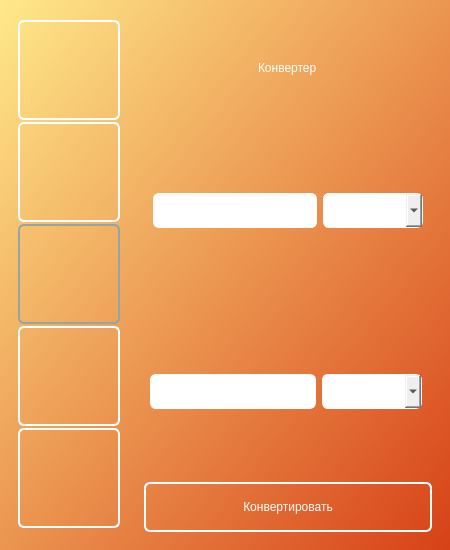
<?xml version="1.0" encoding="UTF-8"?>
<ui version="4.0">
 <class>Dialog</class>
 <widget class="QDialog" name="Dialog">
  <property name="geometry">
   <rect>
    <x>0</x>
    <y>0</y>
    <width>450</width>
    <height>550</height>
   </rect>
  </property>
  <property name="minimumSize">
   <size>
    <width>450</width>
    <height>550</height>
   </size>
  </property>
  <property name="maximumSize">
   <size>
    <width>700</width>
    <height>700</height>
   </size>
  </property>
  <property name="windowTitle">
   <string>Dialog</string>
  </property>
  <layout class="QHBoxLayout" name="horizontalLayout">
   <property name="leftMargin">
    <number>0</number>
   </property>
   <property name="topMargin">
    <number>0</number>
   </property>
   <property name="rightMargin">
    <number>0</number>
   </property>
   <property name="bottomMargin">
    <number>0</number>
   </property>
   <item>
    <widget class="QWidget" name="bgwidget" native="true">
     <property name="styleSheet">
      <string notr="true">QWidget #bgwidget {
background-color: qlineargradient(spread:pad, x1:0, y1:0, x2:1, y2:1, stop:0 rgba(255, 233, 138, 255), stop:1 rgba(215, 65, 23, 255));
}</string>
     </property>
     <layout class="QHBoxLayout" name="horizontalLayout_2">
      <item>
       <widget class="QFrame" name="menu">
        <property name="minimumSize">
         <size>
          <width>120</width>
          <height>0</height>
         </size>
        </property>
        <property name="maximumSize">
         <size>
          <width>100</width>
          <height>16777215</height>
         </size>
        </property>
        <property name="autoFillBackground">
         <bool>false</bool>
        </property>
        <property name="frameShape">
         <enum>QFrame::NoFrame</enum>
        </property>
        <property name="frameShadow">
         <enum>QFrame::Raised</enum>
        </property>
        <layout class="QVBoxLayout" name="verticalLayout">
         <property name="spacing">
          <number>0</number>
         </property>
         <property name="rightMargin">
          <number>9</number>
         </property>
         <item>
          <widget class="QPushButton" name="width">
           <property name="minimumSize">
            <size>
             <width>0</width>
             <height>100</height>
            </size>
           </property>
           <property name="maximumSize">
            <size>
             <width>16777215</width>
             <height>16777215</height>
            </size>
           </property>
           <property name="cursor">
            <cursorShape>PointingHandCursor</cursorShape>
           </property>
           <property name="styleSheet">
            <string notr="true">background-color: rgba(255, 255, 255, 0);
border: 2px solid white;
border-radius: 6px;</string>
           </property>
           <property name="text">
            <string/>
           </property>
           <property name="icon">
            <iconset>
             <normaloff>../images/icons8-линейка-96.png</normaloff>../images/icons8-линейка-96.png</iconset>
           </property>
           <property name="iconSize">
            <size>
             <width>40</width>
             <height>40</height>
            </size>
           </property>
          </widget>
         </item>
         <item>
          <widget class="QPushButton" name="weight">
           <property name="minimumSize">
            <size>
             <width>0</width>
             <height>100</height>
            </size>
           </property>
           <property name="cursor">
            <cursorShape>PointingHandCursor</cursorShape>
           </property>
           <property name="styleSheet">
            <string notr="true">background-color: rgba(255, 255, 255, 0);
border: 2px solid white;
border-radius: 6px;</string>
           </property>
           <property name="text">
            <string/>
           </property>
           <property name="icon">
            <iconset>
             <normaloff>../images/icons8-вес-96.png</normaloff>../images/icons8-вес-96.png</iconset>
           </property>
           <property name="iconSize">
            <size>
             <width>40</width>
             <height>40</height>
            </size>
           </property>
          </widget>
         </item>
         <item>
          <widget class="QPushButton" name="time">
           <property name="minimumSize">
            <size>
             <width>0</width>
             <height>100</height>
            </size>
           </property>
           <property name="cursor">
            <cursorShape>PointingHandCursor</cursorShape>
           </property>
           <property name="styleSheet">
            <string notr="true">background-color: rgba(255, 255, 255, 0);
border: 2px solid #95A5A6;
border-radius: 6px;</string>
           </property>
           <property name="text">
            <string/>
           </property>
           <property name="icon">
            <iconset>
             <normaloff>../images/время.png</normaloff>../images/время.png</iconset>
           </property>
           <property name="iconSize">
            <size>
             <width>40</width>
             <height>40</height>
            </size>
           </property>
          </widget>
         </item>
         <item>
          <widget class="QPushButton" name="temperature">
           <property name="minimumSize">
            <size>
             <width>0</width>
             <height>100</height>
            </size>
           </property>
           <property name="cursor">
            <cursorShape>PointingHandCursor</cursorShape>
           </property>
           <property name="styleSheet">
            <string notr="true">background-color: rgba(255, 255, 255, 0);
border: 2px solid white;
border-radius: 6px;</string>
           </property>
           <property name="text">
            <string/>
           </property>
           <property name="icon">
            <iconset>
             <normaloff>../images/icons8-температура-96.png</normaloff>../images/icons8-температура-96.png</iconset>
           </property>
           <property name="iconSize">
            <size>
             <width>40</width>
             <height>40</height>
            </size>
           </property>
          </widget>
         </item>
         <item>
          <widget class="QPushButton" name="speed">
           <property name="minimumSize">
            <size>
             <width>0</width>
             <height>100</height>
            </size>
           </property>
           <property name="cursor">
            <cursorShape>PointingHandCursor</cursorShape>
           </property>
           <property name="styleSheet">
            <string notr="true">background-color: rgba(255, 255, 255, 0);
border: 2px solid white;
border-radius: 6px;</string>
           </property>
           <property name="text">
            <string/>
           </property>
           <property name="icon">
            <iconset>
             <normaloff>../images/icons8-fast-download-96.png</normaloff>../images/icons8-fast-download-96.png</iconset>
           </property>
           <property name="iconSize">
            <size>
             <width>40</width>
             <height>40</height>
            </size>
           </property>
          </widget>
         </item>
        </layout>
       </widget>
      </item>
      <item>
       <widget class="QFrame" name="main_frame">
        <property name="frameShape">
         <enum>QFrame::NoFrame</enum>
        </property>
        <property name="frameShadow">
         <enum>QFrame::Raised</enum>
        </property>
        <layout class="QVBoxLayout" name="verticalLayout_2">
         <item alignment="Qt::AlignHCenter">
          <widget class="QFrame" name="name_frame">
           <property name="maximumSize">
            <size>
             <width>16777215</width>
             <height>100</height>
            </size>
           </property>
           <property name="frameShape">
            <enum>QFrame::NoFrame</enum>
           </property>
           <property name="frameShadow">
            <enum>QFrame::Raised</enum>
           </property>
           <layout class="QHBoxLayout" name="horizontalLayout_6">
            <item alignment="Qt::AlignRight">
             <widget class="QLabel" name="name">
              <property name="maximumSize">
               <size>
                <width>16777215</width>
                <height>16777215</height>
               </size>
              </property>
              <property name="baseSize">
               <size>
                <width>190</width>
                <height>80</height>
               </size>
              </property>
              <property name="styleSheet">
               <string notr="true">color: rgb(255, 255, 255);
font: 87 26pt &quot;Segoe UI Black&quot;;
</string>
              </property>
              <property name="frameShape">
               <enum>QFrame::NoFrame</enum>
              </property>
              <property name="text">
               <string>Конвертер</string>
              </property>
             </widget>
            </item>
           </layout>
          </widget>
         </item>
         <item>
          <widget class="QFrame" name="input_frame">
           <property name="maximumSize">
            <size>
             <width>16777215</width>
             <height>200</height>
            </size>
           </property>
           <property name="frameShape">
            <enum>QFrame::NoFrame</enum>
           </property>
           <property name="frameShadow">
            <enum>QFrame::Raised</enum>
           </property>
           <layout class="QHBoxLayout" name="horizontalLayout_3">
            <item>
             <widget class="QLineEdit" name="value_input">
              <property name="minimumSize">
               <size>
                <width>0</width>
                <height>35</height>
               </size>
              </property>
              <property name="styleSheet">
               <string notr="true">background-color: rgba(255, 255, 255);
border: 2px solid white;
border-radius: 6px;
font: 14pt &quot;MS Shell Dlg 2&quot;;</string>
              </property>
             </widget>
            </item>
            <item>
             <widget class="QComboBox" name="input_units">
              <property name="minimumSize">
               <size>
                <width>100</width>
                <height>35</height>
               </size>
              </property>
              <property name="maximumSize">
               <size>
                <width>100</width>
                <height>16777215</height>
               </size>
              </property>
              <property name="cursor">
               <cursorShape>PointingHandCursor</cursorShape>
              </property>
              <property name="styleSheet">
               <string notr="true">font: 14pt &quot;MS Shell Dlg 2&quot;;
border: 1px solid white;
border-radius: 6px;</string>
              </property>
              <property name="iconSize">
               <size>
                <width>20</width>
                <height>20</height>
               </size>
              </property>
              <property name="frame">
               <bool>true</bool>
              </property>
             </widget>
            </item>
           </layout>
          </widget>
         </item>
         <item>
          <widget class="QFrame" name="result_frame">
           <property name="maximumSize">
            <size>
             <width>16777215</width>
             <height>200</height>
            </size>
           </property>
           <property name="frameShape">
            <enum>QFrame::NoFrame</enum>
           </property>
           <property name="frameShadow">
            <enum>QFrame::Raised</enum>
           </property>
           <layout class="QHBoxLayout" name="horizontalLayout_4">
            <property name="spacing">
             <number>0</number>
            </property>
            <property name="leftMargin">
             <number>0</number>
            </property>
            <property name="topMargin">
             <number>0</number>
            </property>
            <property name="rightMargin">
             <number>0</number>
            </property>
            <property name="bottomMargin">
             <number>0</number>
            </property>
            <item>
             <widget class="QFrame" name="frame">
              <property name="frameShape">
               <enum>QFrame::NoFrame</enum>
              </property>
              <property name="frameShadow">
               <enum>QFrame::Raised</enum>
              </property>
              <layout class="QHBoxLayout" name="horizontalLayout_7">
               <property name="leftMargin">
                <number>6</number>
               </property>
               <property name="topMargin">
                <number>9</number>
               </property>
               <property name="rightMargin">
                <number>6</number>
               </property>
               <item>
                <widget class="QLabel" name="result">
                 <property name="minimumSize">
                  <size>
                   <width>0</width>
                   <height>35</height>
                  </size>
                 </property>
                 <property name="maximumSize">
                  <size>
                   <width>16777215</width>
                   <height>30</height>
                  </size>
                 </property>
                 <property name="styleSheet">
                  <string notr="true">font: 63 16pt &quot;Segoe UI Semibold&quot;;
background-color: rgb(255, 255, 255);
border: 1px solid white;
border-radius: 6px;
font: 14pt &quot;MS Shell Dlg 2&quot;;</string>
                 </property>
                 <property name="text">
                  <string/>
                 </property>
                </widget>
               </item>
              </layout>
             </widget>
            </item>
            <item>
             <widget class="QFrame" name="combo_frame">
              <property name="maximumSize">
               <size>
                <width>110</width>
                <height>16777215</height>
               </size>
              </property>
              <property name="frameShape">
               <enum>QFrame::NoFrame</enum>
              </property>
              <property name="frameShadow">
               <enum>QFrame::Raised</enum>
              </property>
              <layout class="QHBoxLayout" name="horizontalLayout_5">
               <property name="leftMargin">
                <number>0</number>
               </property>
               <property name="topMargin">
                <number>5</number>
               </property>
               <property name="rightMargin">
                <number>9</number>
               </property>
               <property name="bottomMargin">
                <number>0</number>
               </property>
               <item>
                <widget class="QComboBox" name="output_units">
                 <property name="minimumSize">
                  <size>
                   <width>0</width>
                   <height>35</height>
                  </size>
                 </property>
                 <property name="maximumSize">
                  <size>
                   <width>100</width>
                   <height>16777215</height>
                  </size>
                 </property>
                 <property name="cursor">
                  <cursorShape>PointingHandCursor</cursorShape>
                 </property>
                 <property name="styleSheet">
                  <string notr="true">font: 14pt &quot;MS Shell Dlg 2&quot;;
border: 1px solid white;
border-radius: 6px;</string>
                 </property>
                </widget>
               </item>
              </layout>
             </widget>
            </item>
           </layout>
          </widget>
         </item>
         <item>
          <widget class="QPushButton" name="show_result">
           <property name="maximumSize">
            <size>
             <width>16777215</width>
             <height>50</height>
            </size>
           </property>
           <property name="cursor">
            <cursorShape>PointingHandCursor</cursorShape>
           </property>
           <property name="styleSheet">
            <string notr="true">font: 87 16pt &quot;Segoe UI Black&quot;;
color: rgb(255, 255, 255);
border: 2px solid white;
border-radius: 6px;</string>
           </property>
           <property name="text">
            <string>Конвертировать</string>
           </property>
          </widget>
         </item>
        </layout>
       </widget>
      </item>
     </layout>
    </widget>
   </item>
  </layout>
 </widget>
 <resources/>
 <connections/>
</ui>
